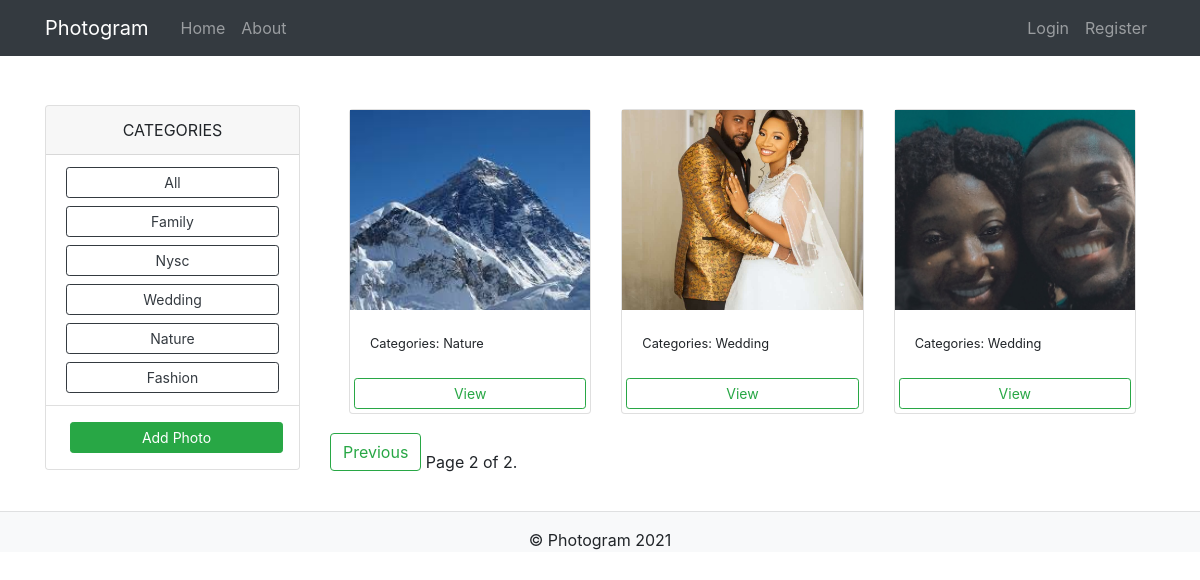
Before: /?page=2 with the older database file.
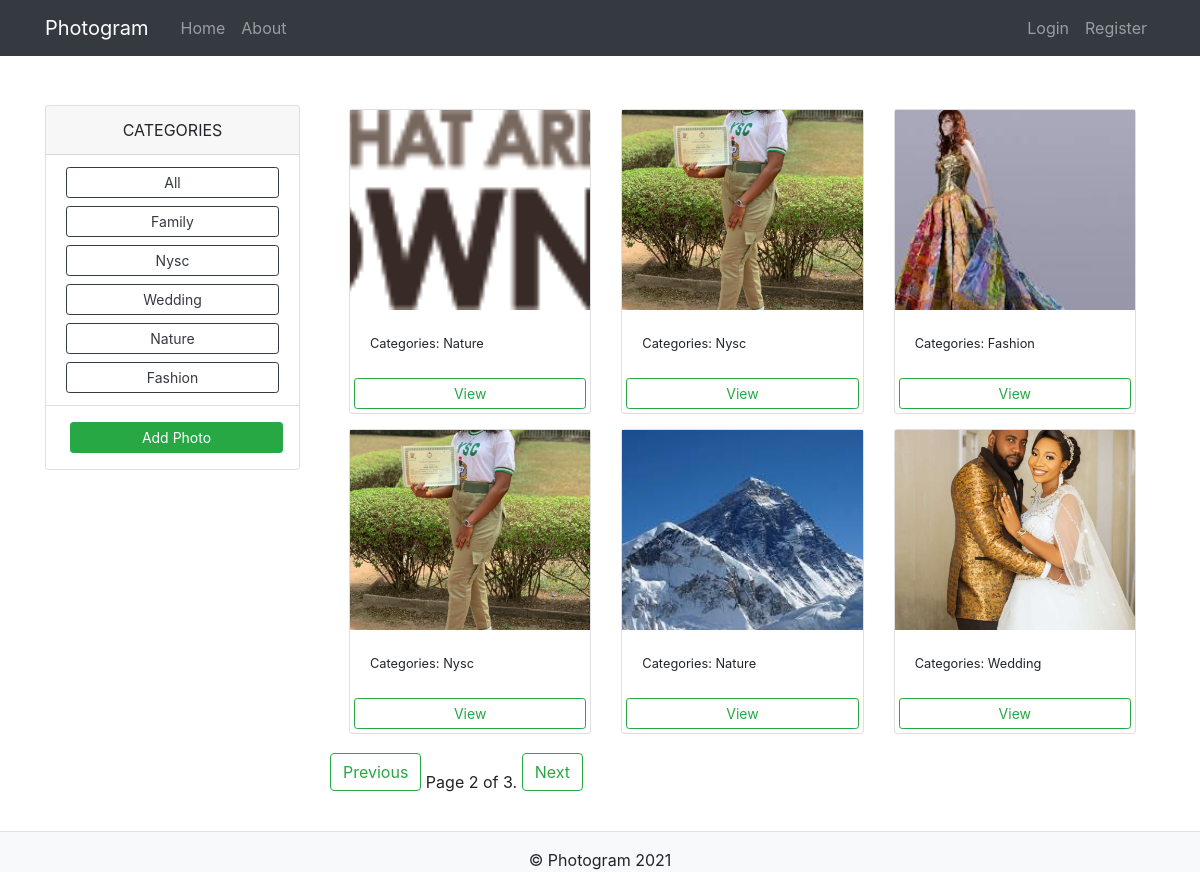
After: the same page with the newer database file.
### photos/models.py (models this page shows, shortened)
class Category(models.Model):
	name = models.CharField(max_length=100, null=False, blank=False)

class Photo(models.Model):
	category = models.ForeignKey(Category, on_delete=models.SET_NULL, null=True)
	image = models.ImageField(null=False, blank=False)
	owner = models.ForeignKey(User, on_delete=models.CASCADE)
	description = models.TextField(max_length=500, null=False, blank=False)
	created = models.DateTimeField(auto_now_add=True)
	updated = models.DateTimeField(auto_now=True)
	price = models.CharField(max_length=200, blank=True, default=100)
	transaction_id = models.CharField(max_length=100, null=True)
	tags = TaggableManager()
	users_like = models.ManyToManyField(settings.AUTH_USER_MODEL,
		related_name='images_liked',blank=True)

### photos/views.py (the view)
# urls.py: path('', views.gallery, name='gallery'),
def gallery(request):
	category = request.GET.get('category')
	object_list = Photo.objects.order_by('-created')
	if category == None:
		photos = Photo.objects.order_by('-created')
	else:
		object_list = Photo.objects.filter(category__name = category)
	paginator = Paginator(object_list, 6)
	page = request.GET.get('page')
	try:
		photos = paginator.page(page)
	except PageNotAnInteger:
		photos = paginator.page(1) #If page is not an integer deliver the first page
	except EmptyPage:
		photos = paginator.page(paginator.num_pages)
	categories = Category.objects.all()
	context = {
		'categories':categories,
		'photos':photos,
		'category':category,
		'page':page,
	}
	return render(request, 'photos/gallery.html', context)

### photos/templates/photos/gallery.html
{% extends 'photos/base.html' %}
{% block content %}
	<div class="container mt-5">
		<div class="row">
			<div class="col-md-3">
				<div class="card">
					<div class="card-header" style="text-align: center;">
						CATEGORIES
					</div>
					<ul class="list-group list-group-flush">
 						<li class="list-group-item">
							<a href="{% url 'gallery' %}" class="btn btn-outline-dark btn-sm btn-block">
								All
							</a>
						{% for category in categories %}
							<a href="{% url 'gallery' %}?category={{ category.name }}" class="btn btn-outline-dark btn-sm btn-block">
								{{category.name}}
							</a>
						{% endfor %}
 						<li class="list-group-item">
							<a href="{% url 'add' %}" class="btn btn-success btn-block btn-sm m-1">
								Add Photo
							</a>
						</li>
					</ul>
				</div>
			</div>
			<div class="col-md-9">
				<div class="row m-1">
					{% for photo in photos %}
					<div class="col-md-4">
						<div class="card">
						  <img class="image-thumbnail" src="{{ photo.image.url }}" alt="Card image cap">
						  <div class="card-body">
						    <small>Categories: {{ photo.category.name }}</small>
						  </div>
						  <a href="{% url 'photo_detail' photo.id %}" class="btn btn-outline-success btn-sm m-1">View</a>
						</div>
					</div>
					{% empty %}
						<h3>No Photos to show</h3>
					{% endfor %}
				</div>
				{% include "photos/pagination.html" with page=photos %}
			</div>
		</div>
	</div>
{% endblock content %}

Changed rows visible on the page:
no longer on this page (row edited): Photo: image (picture), category.name "Wedding"
now on this page (row edited): Photo: image (picture), category.name "Nature"
now on this page (row unchanged): Photo: image (picture), category.name "Nysc"
now on this page (row edited): Photo: image (picture), category.name "Fashion"
now on this page (row edited): Photo: image (picture), category.name "Nysc"
Other visible differences:
{{ page.paginator.num_pages }}: "2" → "3"
text now shown: "Next"
